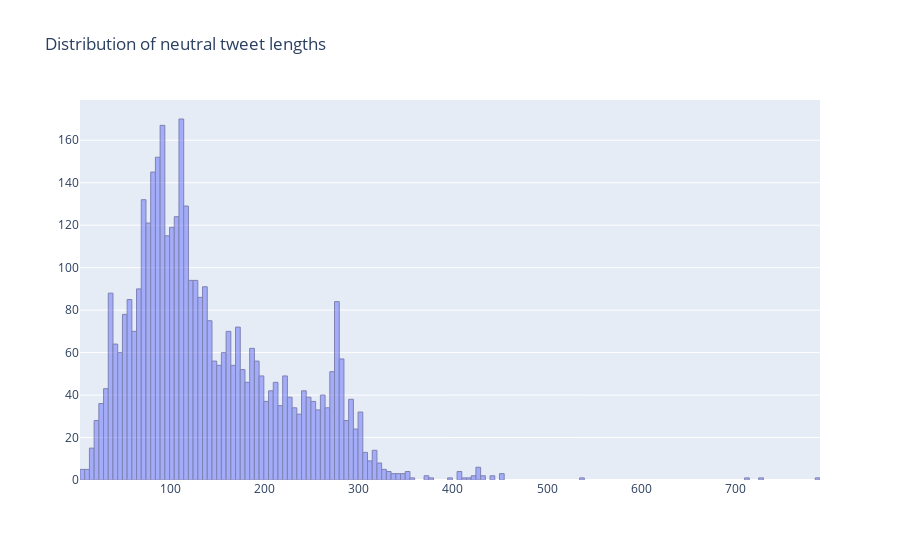
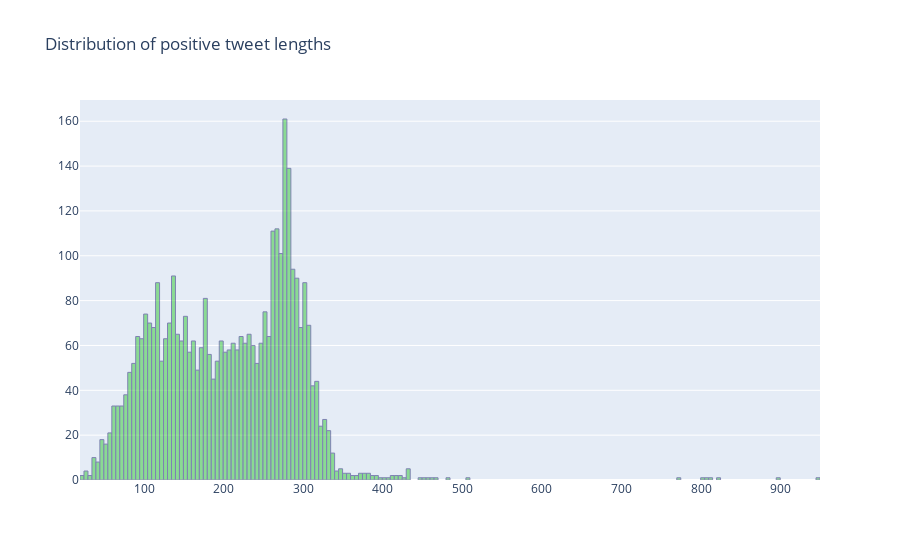
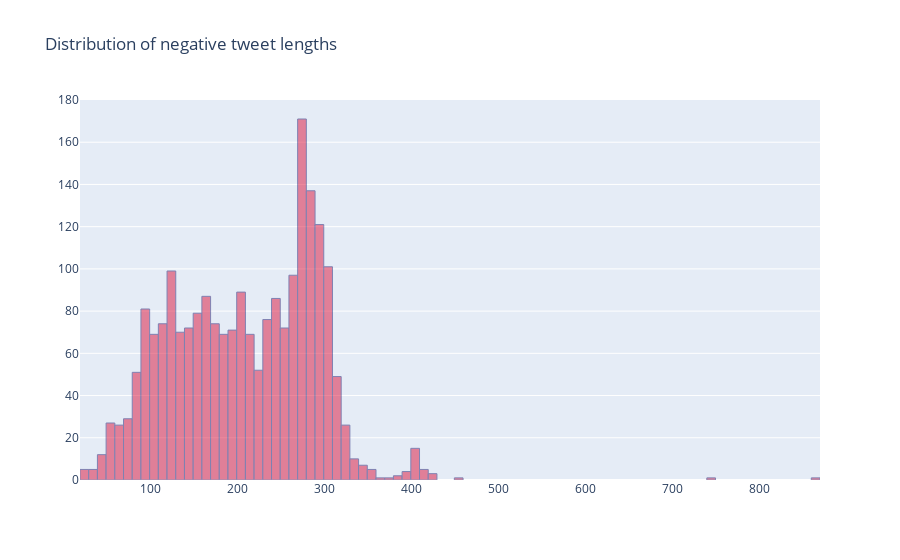

Here is the notebook cell these charts were saved with, in order:
### Code cell
x1 = neutral.Length.values
x2 = positive.Length.values
x3 = negative.Length.values

fig = go.Figure(data=[go.Histogram(x=x1,
                                   marker_line_width=1, 
                                   marker_line_color="midnightblue", 
                                   xbins_size = 5,
                                   opacity = 0.5)])

fig.update_layout(title_text='Distribution of neutral tweet lengths')
fig.show()

fig = go.Figure(data=[go.Histogram(x=x2,
                                   marker_line_width=1, 
                                   marker_color='rgb(50,202,50)', 
                                   marker_line_color="midnightblue", 
                                   xbins_size = 5,
                                   opacity = 0.5)])

fig.update_layout(title_text='Distribution of positive tweet lengths')
fig.show()

fig = go.Figure(data=[go.Histogram(x=x3,
                                   marker_line_width=1, 
                                   marker_color='crimson', 
                                   marker_line_color="midnightblue", 
                                   opacity = 0.5)])

fig.update_layout(title_text='Distribution of negative tweet lengths')
fig.show()

### Figure 1 — Plotly figure (JSON) as saved in the notebook; plotly's stock layout.template omitted (floating-point values rounded to 4 significant figures; data arrays with more than 128 entries replaced by an {"elided": "..."} marker saying what was removed)
{"data": [{"marker": {"line": {"color": "midnightblue", "width": 1}}, "opacity": 0.5, "type": "histogram", "x": {"elided": "4060 int values"}, "xbins": {"size": 5}}], "layout": {"title": {"text": "Distribution of neutral tweet lengths"}}}

### Figure 2 — Plotly figure (JSON) as saved in the notebook; plotly's stock layout.template omitted (floating-point values rounded to 4 significant figures; data arrays with more than 128 entries replaced by an {"elided": "..."} marker saying what was removed)
{"data": [{"marker": {"color": "rgb(50,202,50)", "line": {"color": "midnightblue", "width": 1}}, "opacity": 0.5, "type": "histogram", "x": {"elided": "3747 int values"}, "xbins": {"size": 5}}], "layout": {"title": {"text": "Distribution of positive tweet lengths"}}}

### Figure 3 — Plotly figure (JSON) as saved in the notebook; plotly's stock layout.template omitted (floating-point values rounded to 4 significant figures; data arrays with more than 128 entries replaced by an {"elided": "..."} marker saying what was removed)
{"data": [{"marker": {"color": "crimson", "line": {"color": "midnightblue", "width": 1}}, "opacity": 0.5, "type": "histogram", "x": {"elided": "2202 int values"}}], "layout": {"title": {"text": "Distribution of negative tweet lengths"}}}
